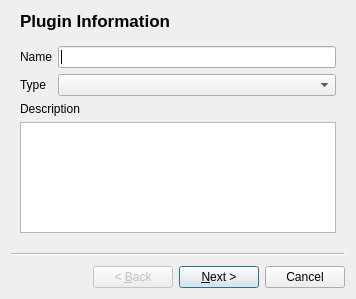
<?xml version="1.0" encoding="UTF-8"?>
<ui version="4.0">
 <class>Wizard_Create_Plugin</class>
 <widget class="QWizard" name="Wizard_Create_Plugin">
  <property name="geometry">
   <rect>
    <x>0</x>
    <y>0</y>
    <width>356</width>
    <height>299</height>
   </rect>
  </property>
  <property name="windowTitle">
   <string>Create Plugin Wizard</string>
  </property>
  <property name="windowIcon">
   <iconset theme="tools-wizard">
    <normaloff/>
   </iconset>
  </property>
  <widget class="QWizardPage" name="page_info">
   <property name="title">
    <string>Plugin Information</string>
   </property>
   <layout class="QFormLayout" name="formLayout">
    <item row="0" column="0">
     <widget class="QLabel" name="label">
      <property name="text">
       <string>Name</string>
      </property>
     </widget>
    </item>
    <item row="0" column="1">
     <widget class="QLineEdit" name="text_name"/>
    </item>
    <item row="2" column="0">
     <widget class="QLabel" name="label_3">
      <property name="text">
       <string>Type</string>
      </property>
     </widget>
    </item>
    <item row="4" column="0" colspan="2">
     <widget class="QLabel" name="label_2">
      <property name="text">
       <string>Description</string>
      </property>
     </widget>
    </item>
    <item row="5" column="0" colspan="2">
     <widget class="QPlainTextEdit" name="text_description"/>
    </item>
    <item row="2" column="1">
     <widget class="QComboBox" name="combo_type"/>
    </item>
   </layout>
  </widget>
  <widget class="QWizardPage" name="page_source">
   <property name="title">
    <string>Script Source</string>
   </property>
   <layout class="QVBoxLayout" name="verticalLayout">
    <item>
     <widget class="Script_Edit" name="text_source"/>
    </item>
   </layout>
  </widget>
  <widget class="QWizardPage" name="page_extra_data">
   <property name="title">
    <string>Additional Data</string>
   </property>
   <layout class="QGridLayout" name="gridLayout">
    <item row="1" column="1">
     <widget class="QPushButton" name="pushButton_2">
      <property name="text">
       <string>&amp;Remove</string>
      </property>
      <property name="icon">
       <iconset theme="list-remove">
        <normaloff/>
       </iconset>
      </property>
      <property name="autoDefault">
       <bool>false</bool>
      </property>
     </widget>
    </item>
    <item row="1" column="0">
     <widget class="QPushButton" name="pushButton">
      <property name="text">
       <string>&amp;Insert</string>
      </property>
      <property name="icon">
       <iconset theme="list-add">
        <normaloff/>
       </iconset>
      </property>
      <property name="autoDefault">
       <bool>false</bool>
      </property>
     </widget>
    </item>
    <item row="0" column="0" colspan="2">
     <widget class="QTableWidget" name="table_data">
      <property name="textElideMode">
       <enum>Qt::ElideMiddle</enum>
      </property>
      <attribute name="horizontalHeaderStretchLastSection">
       <bool>true</bool>
      </attribute>
      <attribute name="verticalHeaderVisible">
       <bool>false</bool>
      </attribute>
      <column>
       <property name="text">
        <string>Key</string>
       </property>
      </column>
      <column>
       <property name="text">
        <string>Value</string>
       </property>
      </column>
     </widget>
    </item>
   </layout>
  </widget>
  <widget class="QWizardPage" name="page_directory">
   <property name="title">
    <string>Output Directory</string>
   </property>
   <layout class="QHBoxLayout" name="horizontalLayout">
    <item>
     <widget class="QLineEdit" name="text_directory"/>
    </item>
    <item>
     <widget class="QPushButton" name="button_directory">
      <property name="text">
       <string>Browse...</string>
      </property>
      <property name="icon">
       <iconset theme="document-open"/>
      </property>
     </widget>
    </item>
   </layout>
  </widget>
 </widget>
 <customwidgets>
  <customwidget>
   <class>Script_Edit</class>
   <extends>QPlainTextEdit</extends>
   <header>script_edit.hpp</header>
  </customwidget>
 </customwidgets>
 <resources/>
 <connections/>
</ui>
